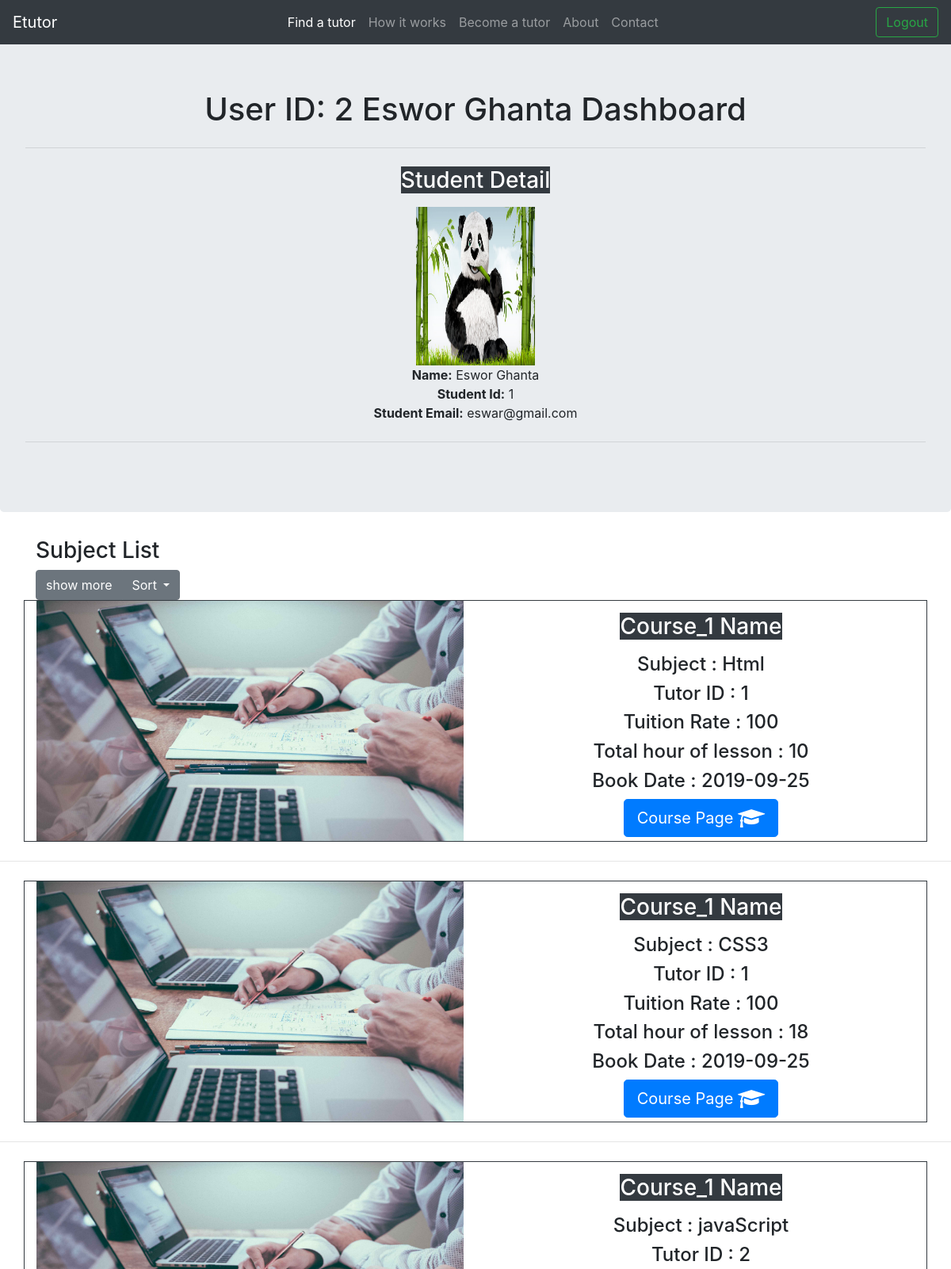
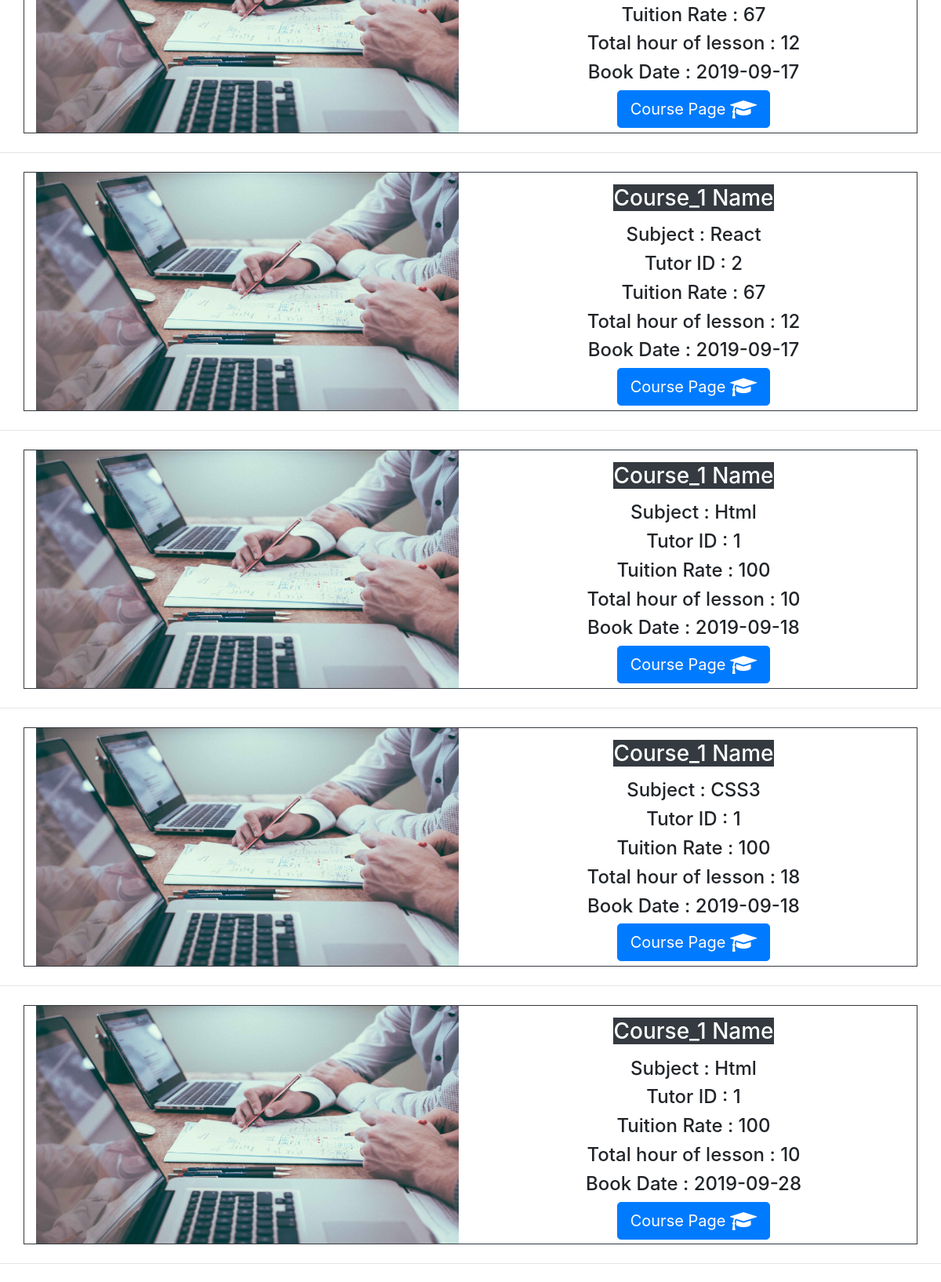
/Etutor_BE_Test/student/index.php?login=success (signed in, upper part), run on the app's committed database (2 pictures, top to bottom).
### tables this page shows
CREATE TABLE `student` (
  `student_ID` int(11) NOT NULL,
  `user_ID` int(11) NOT NULL
);

CREATE TABLE `user` (
  `user_ID` int(11) NOT NULL,
  `user_Fname` varchar(100) NOT NULL,
  `user_Lname` varchar(100) NOT NULL,
  `user_Password` longtext NOT NULL,
  `user_Email` varchar(250) NOT NULL,
  `user_Type` int(11) NOT NULL,
  `user_Phone` int(11) NOT NULL,
  `user_Gender` varchar(15) NOT NULL,
  `user_Age` int(11) NOT NULL,
  `user_DOB` date NOT NULL,
  `user_Pay_Type` varchar(100) NOT NULL,
  `user_Image` varchar(255) NOT NULL,
  `user_Name` varchar(45) NOT NULL,
  `user_Certificate` longblob NOT NULL
);

CREATE TABLE `tutor` (
  `tutor_ID` int(11) NOT NULL,
  `tutor_Mode` varchar(100) NOT NULL,
  `tutor_location` varchar(100) NOT NULL,
  `tutor_rate` int(20) NOT NULL,
  `user_ID` int(11) NOT NULL
);

### Etutor_BE_Test/student/index.php (the view, shortened to what this page needs)
<?php include('../private/header.php'); ?>
<?php
    function h($string="") {
    return htmlspecialchars($string);
    }
    $conn = db_connect();
    $u_ID = $_SESSION['userIDFN'];
    $sql = "select student.student_ID , user.user_Fname,user.user_Lname, user.user_Email,user.user_Image from user, student where user.user_ID = '$u_ID' and user.user_ID = student.user_ID";
    $result = mysqli_query($conn, $sql);
    $sql2 = "SELECT distinct tutor.tutor_ID as tutorID,tutor.tutor_rate as subjectRate ,subject.subject_Name as subjectName,subject_length as tuitionHour,book_Date as bookDate from student,book, tutor,user,subject where user.user_ID = $u_ID and student.student_ID = book.student_ID and book.tutor_ID = tutor.tutor_ID and book.tutor_ID = subject.tutor_ID; ";
    $result2 = mysqli_query($conn, $sql2);
?>
        <div class="jumbotron text-center ">
             <?php while($row = mysqli_fetch_assoc($result)) { ?>
            <h1 class="display-5">User ID: <?php echo($u_ID." ");?><?php echo h($row['user_Fname']." ".$row['user_Lname']);?> Dashboard  </h1>
            <hr class="my-4">
            <p><a href="#" class="text-white bg-dark"><h3>Student Detail</h3></a></p>
            <?php
                        echo  ' <img src = ../assets/img/'. h($row['user_Image'].' height = 200 width = 150 />');
                    ?>
            <br>
            <br>
              <b>  Name:</b> <?php echo h($row['user_Fname']." ".$row['user_Lname']);?> <br>
                <b>Student Id:</b> <?php echo h($row['student_ID']); ?><br>
                <b>Student Email:</b> <?php echo h($row['user_Email']); ?> <br>
                <hr class="my-4">
            <?php } ?>
        </div>
         <div class="container">
            <h3> Subject List</h3>
        </div>
            <div class="container ">
                    <div class="btn-group" role="group" aria-label="Button group with nested dropdown">
                            <button type="button" class="btn btn-secondary">show more</button>
                            <div class="btn-group" role="group">
                              <button id="btnGroupDrop1" type="button" class="btn btn-secondary dropdown-toggle" data-toggle="dropdown" aria-haspopup="true" aria-expanded="false">
                                Sort
                              </button>
                            </div>
                          </div>
            </div>
             <?php while($row2 = mysqli_fetch_assoc($result2)) { ?>
            <div class="container border border-dark">
                    <div class="row text-center ">
                            <div class="col-6  d-flex justify-content-center">
                                <img src="../assets/img/car1_web.jpg" class="img-fluid" alt="Responsive image"  >
                            </div>
                            <div class="col-6">
                                <p><a href="#" class="text-white bg-dark"><h3>Course_1 Name</h3></a></p>
                                <h4>Subject : <?php echo h($row2['subjectName']);?></h4>
                                <h4>Tutor ID : <?php echo h($row2['tutorID']);?></h4>
                                <h4>Tuition Rate : <?php echo h($row2['subjectRate']);?></h4>
                                <h4>Total hour of lesson : <?php echo h($row2['tuitionHour']);?></h4>
                                <h4>Book Date : <?php echo h($row2['bookDate']);?></h4>
                                <a class="btn btn-primary btn-lg" href="" role="button">Course Page <i class="fa fa-graduation-cap fa-lg"></i></a>
                            </div>
                    </div>
            </div>
            <hr class="my-4">
            <?php }
            ?>
     <?php  include('../private/footer.php');?>

### Etutor_BE_Test/assets/css/custom.css (style rules this page uses)
body { padding-top: 50px }

### data on the page
student: user_ID.user_Lname "Eswor Ghanta", user_ID.user_Image (picture), student_ID "1", user_ID.user_Email "eswar@gmail.com"
tutor: subjectName "Html", tutor_ID "1", tutor_rate "100", tuitionHour "10", bookDate "2019-09-25", subjectName "CSS3", tuitionHour "18", bookDate "2019-09-18", bookDate "2019-09-28"
tutor: subjectName "javaScript", tutor_ID "2", tutor_rate "67", tuitionHour "12", bookDate "2019-09-17", subjectName "React"
